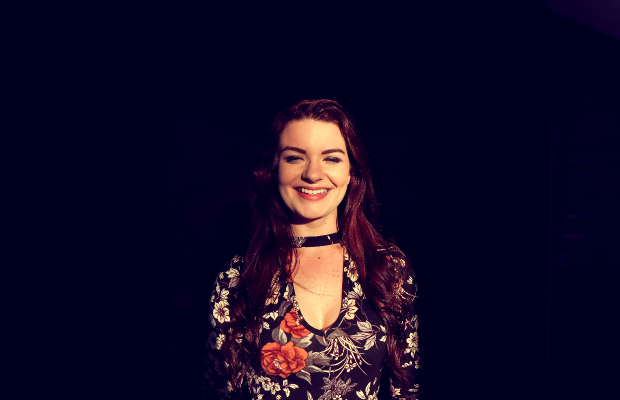
#> input picture person_detection/images/001.png, 1240 x 800 px (shown at 1/2 size); its folder holds 4 pictures in this run
$ jupyter execute --allow-errors MyDetector.ipynb   (text cells are left out)
#> lines starting #> are read from the running program, lines starting #| are printed output that depends on the picture; pictures that were not available may be replaced by others from this repository, and a replacement may not be noted
#> further down, image is the input picture: shape (800, 1240, 3); mean B, G, R 37.5, 11.4, 19.6
#> `mask_gray = cv2.cvtColor(mask, cv2.COLOR_BGR2GRAY)`:
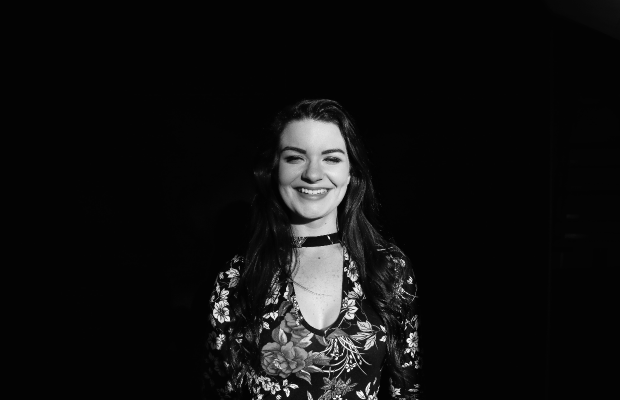
#> mask_gray: shape (800, 1240) (shown at 1/2 size); min 3, max 249, mean 16.5
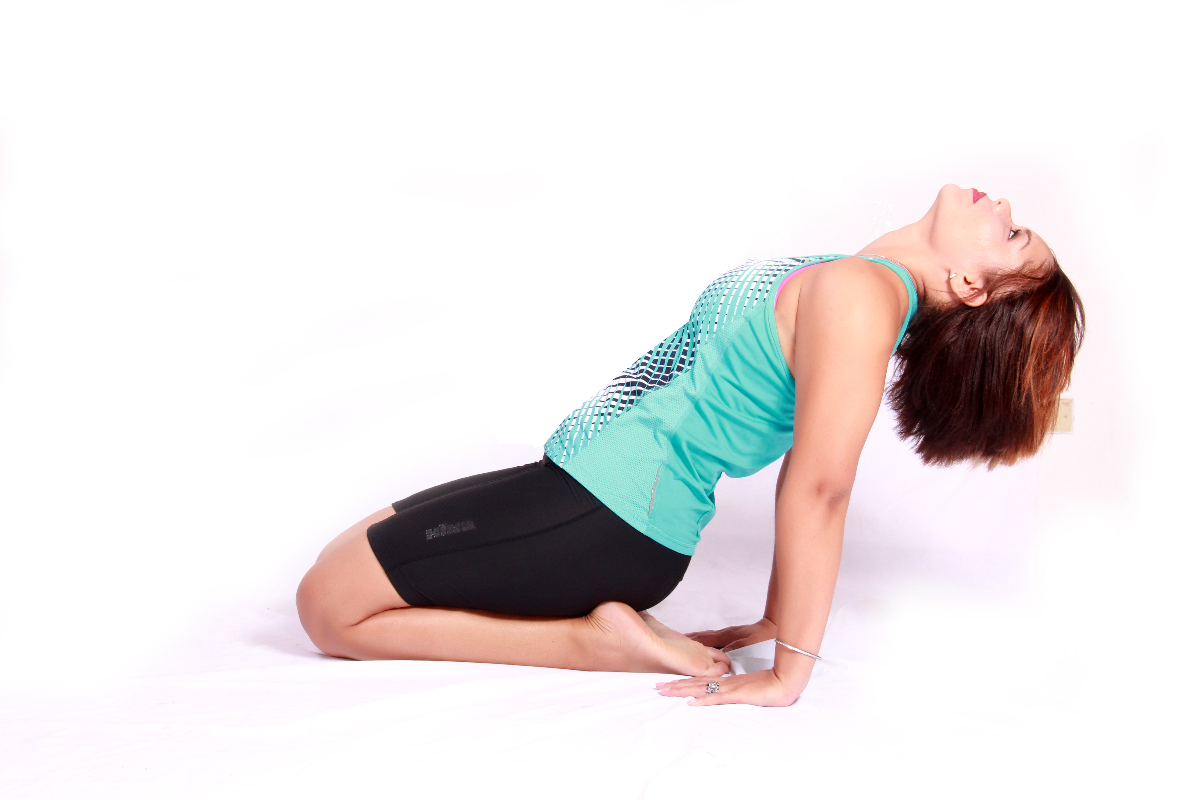
#> input picture person_detection/images/004.png, 1200 x 800 px, given in place of 000.png, which was not available
#> further down, output is the input picture: shape (800, 1200, 3); mean B, G, R 228.6, 229, 233
#> `output_gray = cv2.cvtColor(output, cv2.COLOR_BGR2GRAY)`:
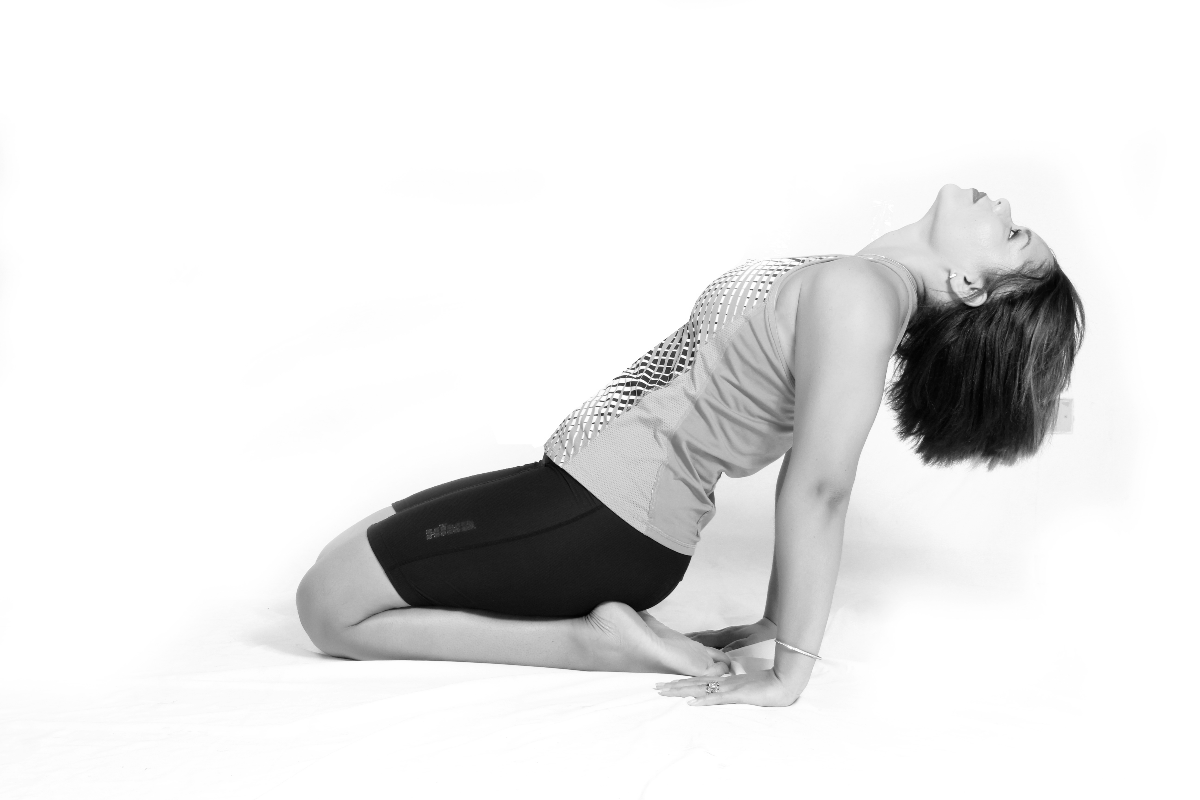
#> output_gray: shape (800, 1200); min 1, max 255, mean 230.1
[cell 1]
# ライブラリのインポート
import cv2
import numpy as np
import matplotlib.pyplot as plt
import os
import shutil
import glob

[cell 2]
# 対象画像のフォルダ（適宜修正すること）
TARGET_FOLDER = "./samples/origin/sample_10/images/"

# マスク画像を保存するフォルダ（適宜修正すること）
MASK_FOLDER = "./results/"

[cell 3]
# 画像から人物のマスクを生成する関数（適宜修正すること）
# [14 lines left out: function detect, not called in this run]

[cell 4]
# 画像から人物のマスクを生成する関数（HOG特徴量）
hog = cv2.HOGDescriptor()
hog.setSVMDetector(cv2.HOGDescriptor_getDefaultPeopleDetector())

# [17 lines left out: function detect_hog, not called in this run]

[cell 5]
# 画像から人物のマスクを生成する関数（YOLO）

# YOLOの設定ファイルと重みファイルを読み込む
config_path = "yolo/yolov4-p6.cfg"
weights_path = "yolo/yolov4-p6.weights"
#> (the rest of this cell did not finish here and is left out)

[cell 6]
# 画像から人物のマスクを生成する関数（YOLO+GRABCUT）
# https://github.com/AlexeyAB/darknet?tab=readme-ov-file#pre-trained-models

# YOLOの設定ファイルと重みファイルを読み込む
config_path = "yolo/yolov4-p6.cfg"
weights_path = "yolo/yolov4-p6.weights"
#> (the rest of this cell did not finish here and is left out)

[cell 7]
# 画像から人物のマスクを生成する関数（YOLO+GRABCUT+RESIZE）
# https://github.com/AlexeyAB/darknet?tab=readme-ov-file#pre-trained-models

# YOLOの設定ファイルと重みファイルを読み込む
config_path = "yolo/yolov4-p6.cfg"
weights_path = "yolo/yolov4-p6.weights"
#> (the rest of this cell did not finish here and is left out)

[cell 8]
# マスク画像のフォルダが存在する場合は削除
if os.path.exists(MASK_FOLDER):
    shutil.rmtree(MASK_FOLDER)

# マスク画像の保存フォルダの作成
os.makedirs(MASK_FOLDER)

# 画像一覧の取得
files = sorted(glob.glob(TARGET_FOLDER + "*.png"))
#> (the rest of this cell did not finish here and is left out)

[cell 9]
# IoU(Intersection over Union)の算出
def IOU(mask, detection):

    # IoUの計算
    intersection = np.logical_and(mask, detection)
    union = np.logical_or(mask, detection)
    iou = np.sum(intersection) / np.sum(union)

    return iou

# IOUの算出
iou_list = []

size = 100
#> (the rest of this cell did not finish here and is left out)
